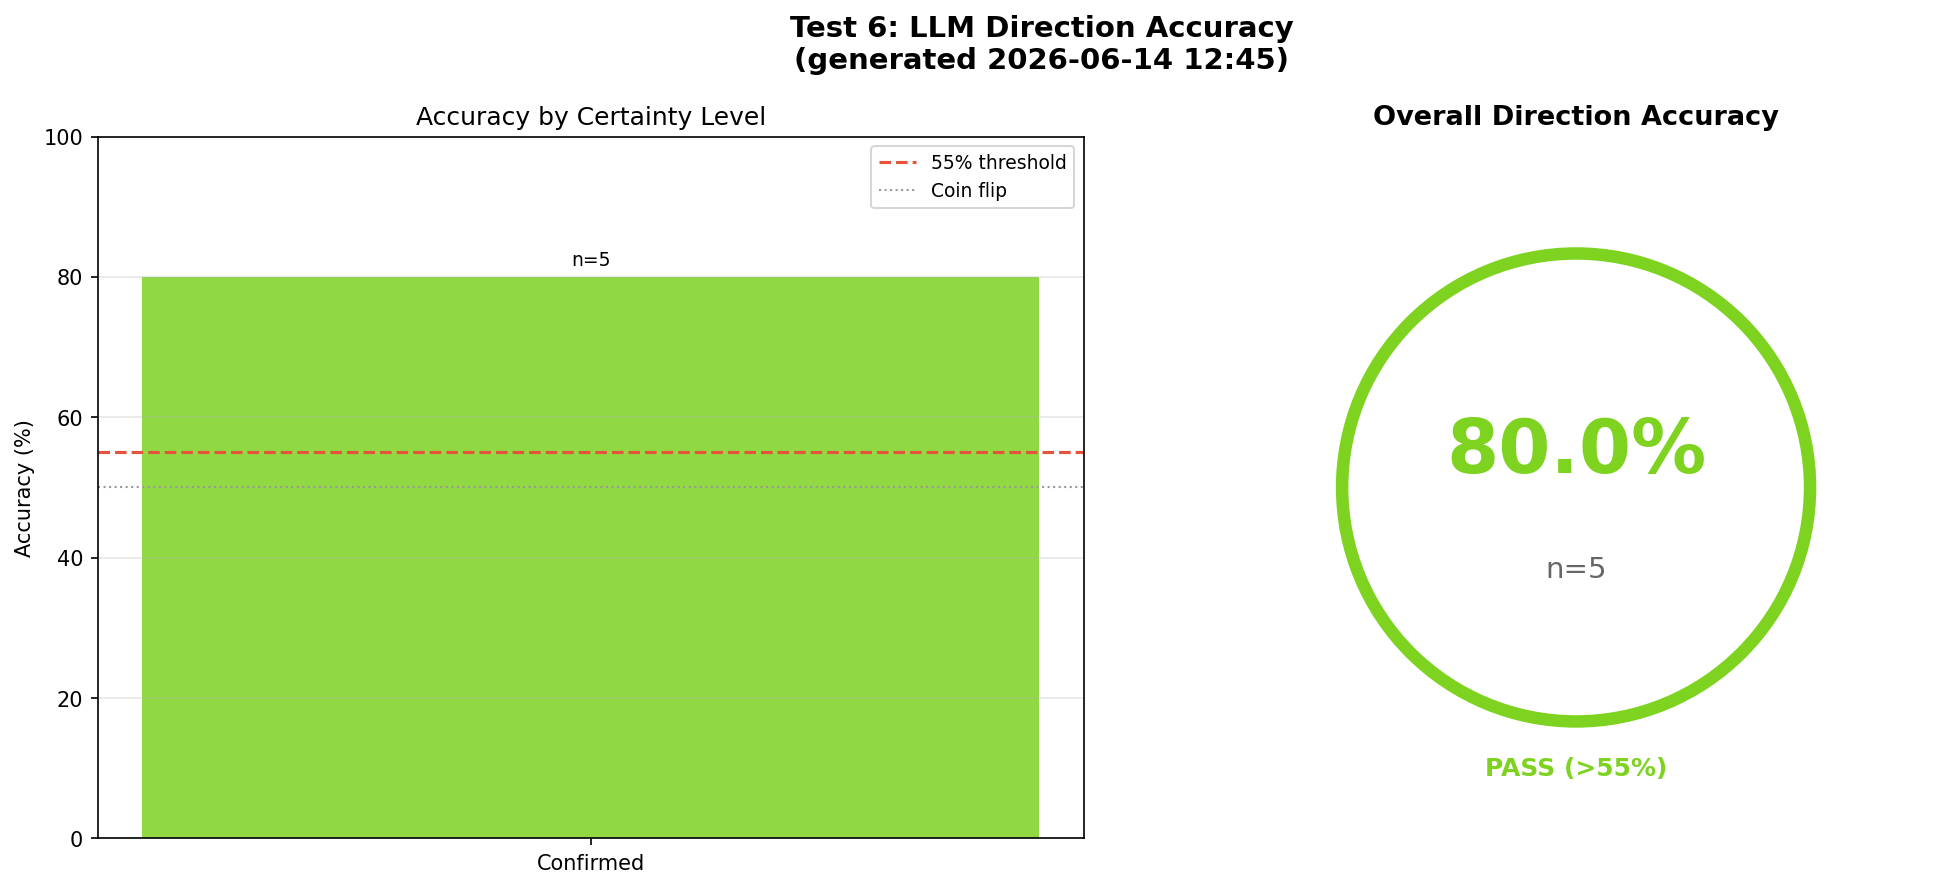

Python code for this plot:
"""
Test 6: LLM Direction Accuracy

Question: Does the LLM-extracted direction (bullish/bearish/neutral)
          match actual price direction over the stated timeframe?

Method:
  - Pull all narrative_signals where direction != 'neutral' and
    timeframe != 'unknown'.
  - Join with impact_scores to get ticker(s) for each narrative.
  - Map timeframe to trading days: immediate=1, near_term=5, long_term=20.
  - Check whether ticker price moved in the predicted direction over
    that window.
  - Stratify by certainty level (speculative, rumored, expected, confirmed).

Success criteria: Overall accuracy > 55 %. "Confirmed" certainty
should exceed 65 %.

Output: llm_direction_accuracy.png
"""

from datetime import datetime
from collections import defaultdict

import matplotlib
matplotlib.use("Agg")
import matplotlib.pyplot as plt
import numpy as np
import json

from .shared import (
    get_db, get_ohlcv, trading_days_after, snapshot_date_range,
    print_header, print_separator, OUT_DIR,
)

TIMEFRAME_DAYS = {
    "immediate":  1,
    "near_term":  5,
    "short_term": 5,   # alias
    "long_term":  20,
    "medium_term": 10,  # alias
}

CERTAINTY_ORDER = ["speculative", "rumored", "expected", "confirmed"]
CERTAINTY_COLORS = {
    "speculative": "#F5A623",
    "rumored":     "#BD10E0",
    "expected":    "#4A90D9",
    "confirmed":   "#7ED321",
}


# ── data collection ────────────────────────────────────────────────

def _load_signals(conn):
    """
    Return one row per signal/ticker pair:
      [(narrative_id, direction, timeframe, certainty, confidence,
        ticker, extracted_at)]
    by joining narrative_signals with narratives.linked_assets.
    """
    c = conn.cursor()
    c.execute("""
        SELECT ns.narrative_id, ns.direction, ns.timeframe, ns.certainty,
               ns.confidence, ns.extracted_at,
               n.linked_assets, n.name
        FROM narrative_signals ns
        JOIN narratives n ON ns.narrative_id = n.narrative_id
        WHERE ns.direction != 'neutral'
          AND ns.timeframe != 'unknown'
          AND n.suppressed = 0
          AND n.linked_assets IS NOT NULL
          AND n.linked_assets != '[]'
    """)
    rows = []
    for row in c.fetchall():
        try:
            assets = json.loads(row["linked_assets"])
        except (json.JSONDecodeError, TypeError):
            continue
        tickers = []
        for a in assets:
            ticker = a.get("ticker", "") if isinstance(a, dict) else (a if isinstance(a, str) else "")
            if ticker and not ticker.startswith("TOPIC:"):
                tickers.append(ticker)
        for ticker in tickers:
            rows.append({
                "narrative_id": row["narrative_id"],
                "name": row["name"],
                "direction": row["direction"],
                "timeframe": row["timeframe"],
                "certainty": row["certainty"],
                "confidence": row["confidence"],
                "ticker": ticker,
                "extracted_at": row["extracted_at"],
            })
    return rows


def _check_direction(signal, conn):
    """
    Check whether the ticker moved in the predicted direction over the
    timeframe window.  Returns (correct: bool, actual_pct: float) or None.
    """
    tf = signal["timeframe"]
    window = TIMEFRAME_DAYS.get(tf)
    if window is None:
        return None

    ticker = signal["ticker"]
    anchor = signal["extracted_at"][:10] if signal["extracted_at"] else None
    if not anchor:
        return None

    min_d, max_d = snapshot_date_range(conn)
    ohlcv = get_ohlcv(ticker, min_d, max_d)
    if not ohlcv:
        return None

    # Find nearest trading day to anchor
    if anchor not in ohlcv:
        prior = [d for d in sorted(ohlcv) if d <= anchor]
        if not prior:
            return None
        anchor = prior[-1]

    future = trading_days_after(ohlcv, anchor, window)
    if not future:
        return None

    base = ohlcv[anchor]["close"]
    end = ohlcv[future[-1]]["close"]
    pct = (end - base) / base

    direction = signal["direction"]
    if direction == "bullish":
        correct = pct > 0
    elif direction == "bearish":
        correct = pct < 0
    else:
        return None

    return correct, pct


# ── plotting ───────────────────────────────────────────────────────

def _plot(by_certainty, overall_acc, overall_n):
    fig, (ax1, ax2) = plt.subplots(1, 2, figsize=(14, 6))
    ts = datetime.now().strftime("%Y-%m-%d %H:%M")
    fig.suptitle(f"Test 6: LLM Direction Accuracy\n(generated {ts})",
                 fontsize=14, fontweight="bold")

    # ── left: accuracy by certainty ──
    labels, accs, ns, colors = [], [], [], []
    for cert in CERTAINTY_ORDER:
        if cert in by_certainty and by_certainty[cert]["n"] > 0:
            labels.append(cert.title())
            accs.append(by_certainty[cert]["accuracy"] * 100)
            ns.append(by_certainty[cert]["n"])
            colors.append(CERTAINTY_COLORS.get(cert, "#999"))

    if labels:
        x = np.arange(len(labels))
        bars = ax1.bar(x, accs, color=colors, alpha=0.85, width=0.55)
        for j, (bar, n) in enumerate(zip(bars, ns)):
            ax1.text(bar.get_x() + bar.get_width() / 2, bar.get_height() + 1,
                     f"n={n}", ha="center", va="bottom", fontsize=9)
        ax1.axhline(y=55, color="#E5533C", linestyle="--", linewidth=1.5,
                    label="55% threshold")
        ax1.axhline(y=50, color="#999", linestyle=":", linewidth=1, label="Coin flip")
        ax1.set_xticks(x)
        ax1.set_xticklabels(labels)
        ax1.set_ylabel("Accuracy (%)")
        ax1.set_title("Accuracy by Certainty Level")
        ax1.legend(fontsize=9)
        ax1.set_ylim(0, 100)
        ax1.grid(axis="y", alpha=0.3)

    # ── right: overall accuracy gauge ──
    ax2.set_xlim(-1.5, 1.5)
    ax2.set_ylim(-1.5, 1.5)
    ax2.set_aspect("equal")
    ax2.axis("off")

    color = "#7ED321" if overall_acc >= 0.55 else ("#F5A623" if overall_acc >= 0.50 else "#E5533C")
    circle = plt.Circle((0, 0), 1.0, fill=False, linewidth=6, color=color)
    ax2.add_patch(circle)
    ax2.text(0, 0.15, f"{overall_acc*100:.1f}%", ha="center", va="center",
             fontsize=36, fontweight="bold", color=color)
    ax2.text(0, -0.35, f"n={overall_n}", ha="center", va="center", fontsize=14, color="#666")
    ax2.set_title("Overall Direction Accuracy", fontsize=13, fontweight="bold")

    threshold_label = "PASS (>55%)" if overall_acc >= 0.55 else "FAIL (<55%)"
    ax2.text(0, -1.2, threshold_label, ha="center", va="center", fontsize=12,
             fontweight="bold", color=color)

    plt.tight_layout()
    out = OUT_DIR / "llm_direction_accuracy.png"
    fig.savefig(str(out), dpi=150, bbox_inches="tight")
    plt.close()
    print(f"\n  -> {out}")


# ── entry point ────────────────────────────────────────────────────

def run():
    """Run Test 6.  Returns accuracy stats + pass/fail."""
    conn = get_db()

    print_header("Test 6: LLM Direction Accuracy")

    signals = _load_signals(conn)
    print(f"\n  {len(signals)} directional signal/ticker pairs")

    if not signals:
        print("  [INSUFFICIENT DATA] No directional signals joined with tickers.")
        conn.close()
        return {"overall": 0, "by_certainty": {}, "pass": False, "reason": "insufficient_data"}

    # evaluate each signal
    correct_total = 0
    total = 0
    by_certainty: dict[str, dict] = defaultdict(lambda: {"correct": 0, "total": 0, "magnitudes": []})

    for sig in signals:
        result = _check_direction(sig, conn)
        if result is None:
            continue

        is_correct, actual_pct = result
        cert = sig["certainty"] or "speculative"
        total += 1
        by_certainty[cert]["total"] += 1
        if is_correct:
            correct_total += 1
            by_certainty[cert]["correct"] += 1
            by_certainty[cert]["magnitudes"].append(abs(actual_pct))

    overall_acc = correct_total / total if total else 0.0

    # compute per-certainty accuracy
    by_cert_stats = {}
    for cert in CERTAINTY_ORDER:
        if cert in by_certainty:
            d = by_certainty[cert]
            acc = d["correct"] / d["total"] if d["total"] else 0.0
            avg_mag = float(np.mean(d["magnitudes"])) if d["magnitudes"] else 0.0
            by_cert_stats[cert] = {"accuracy": acc, "n": d["total"],
                                   "correct": d["correct"], "avg_mag_correct": avg_mag}

    # summary table
    print_separator()
    print(f"  {'Certainty':<14} {'Accuracy':>10} {'Correct':>9} {'Total':>7} {'Avg |Mag| Correct':>20}")
    for cert in CERTAINTY_ORDER:
        if cert in by_cert_stats:
            s = by_cert_stats[cert]
            print(f"  {cert:<14} {s['accuracy']:>10.1%} {s['correct']:>9} {s['n']:>7} "
                  f"{s['avg_mag_correct']*100:>19.3f}%")
    print(f"  {'─'*70}")
    print(f"  {'OVERALL':<14} {overall_acc:>10.1%} {correct_total:>9} {total:>7}")

    # pass criteria
    confirmed_acc = by_cert_stats.get("confirmed", {}).get("accuracy", 0)
    overall_pass = overall_acc > 0.55
    confirmed_pass = confirmed_acc > 0.65 if "confirmed" in by_cert_stats else None

    print(f"\n  Overall accuracy: {overall_acc:.1%}  (need > 55%)  {'PASS' if overall_pass else 'FAIL'}")
    if confirmed_pass is not None:
        print(f"  Confirmed accuracy: {confirmed_acc:.1%}  (need > 65%)  "
              f"{'PASS' if confirmed_pass else 'FAIL'}")

    success = overall_pass and (confirmed_pass is not False)
    status = "PASS" if success else "FAIL"
    print(f"\n  Test 6 overall: {status}")

    _plot(by_cert_stats, overall_acc, total)
    conn.close()
    return {"overall_accuracy": overall_acc, "by_certainty": by_cert_stats,
            "n": total, "pass": success}


if __name__ == "__main__":
    run()
